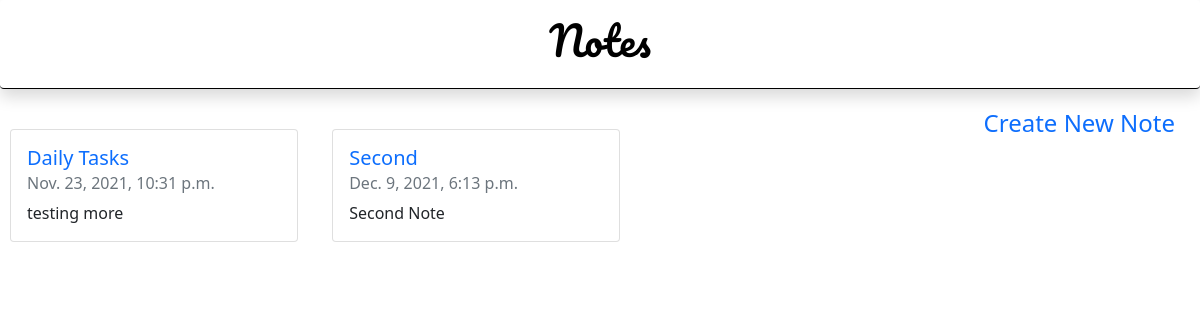
Before: / with the older database file.
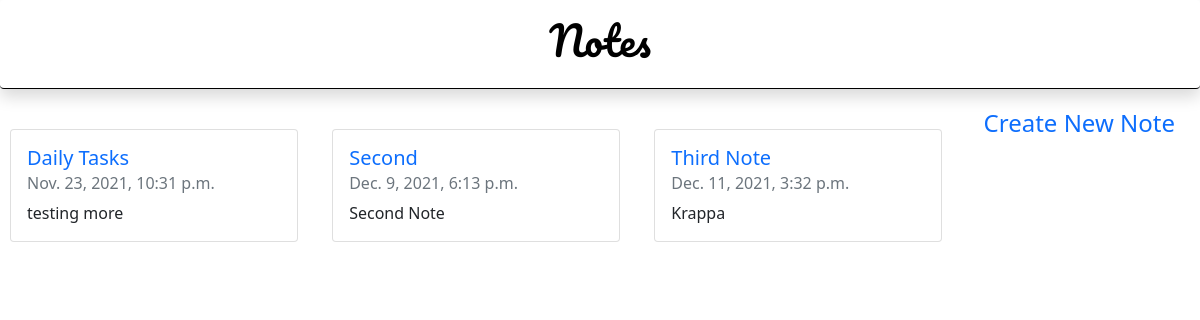
After: the same page with the newer database file.
### notes/models.py (models this page shows, shortened)
class Note(models.Model):
    name = models.CharField(max_length=60, editable=True,)
    text = models.TextField(max_length=300, null=True, blank=True)
    date_created = models.DateTimeField(
        default=timezone.datetime.now(), editable=False)

### notes/views.py (the view)
# urls.py: path('', views.home, name='home'),
def home(request):
    context = {'notes': Note.objects.all}
    return render(request, 'home.html', context)

### notes/templates/home.html (shortened to what this page needs)
{% extends 'base.html' %}
    {% block content %}
    <div class="create">
      <a href="{% url 'new' %}"><h4>Create New Note</h4></a>
    </div>
    {% for note in notes %}
    <div class="crd">
      <div class="card" style="width: 18rem">
        <div class="card-body">
          <h5 class="card-title">
            <a href="{% url 'details' note.id %}">{{note.name}} </a>
          </h5>
          <div class="card-subtitle text-muted mb-2">
            <h6>{{note.date_created}}</h6>
          </div>
          <div class="fs-6">{{note.text}}</div>
        </div>
      </div>
    </div>
    {%endfor %} {% endblock %}

### notes/templates/base.html (shortened to what this page needs)
{% load static %}
<!DOCTYPE html>
<html lang="en">
  <head>
    <link rel="stylesheet" href="{% static 'css/styles.css' %}" />
    <link
      href="https://cdn.jsdelivr.net/npm/bootstrap@5.1.3/dist/css/bootstrap.min.css"
      rel="stylesheet"
    />
  </head>
  <body>
    <div class="shadow p-3 rounded brdr">
      <div class="container">
        <a href="{% url 'home' %}" style="color: black">
          <h1>Notes</h1>
        </a>
      </div>
    </div>
    {% block content %} {% endblock %}
  </body>
</html>

### notes/static/css/styles.css (style rules this page uses)
h1 { font-family: "Pacifico", cursive; }
.brdr { border-bottom: 1px solid black; margin-bottom: 20px; }
.container { text-align: center; }
a:link { text-decoration: none; }
.create { text-align: right; margin-right: 20px; position: relative; border-radius: 10px; float: right; padding-left: 5px; padding-right: 5px; border-width: 1px; }
.crd { margin-left: 10px; margin-top: 20px; margin-right: 20px; margin-bottom: 20px; display: inline-block; }

Changed rows visible on the page:
added Note: name "Third Note", date_created "Dec. 11, 2021, 3:32 p.m.", text "Krappa"
